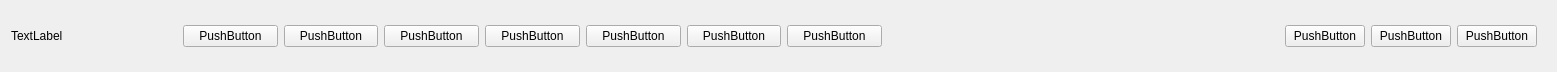
<?xml version="1.0" encoding="UTF-8"?>
<ui version="4.0">
 <class>Form</class>
 <widget class="QWidget" name="Form">
  <property name="geometry">
   <rect>
    <x>0</x>
    <y>0</y>
    <width>1557</width>
    <height>72</height>
   </rect>
  </property>
  <property name="windowTitle">
   <string>Form</string>
  </property>
  <property name="autoFillBackground">
   <bool>false</bool>
  </property>
  <layout class="QHBoxLayout" name="horizontalLayout_2" stretch="1,7,1">
   <item>
    <widget class="QLabel" name="label">
     <property name="text">
      <string>TextLabel</string>
     </property>
    </widget>
   </item>
   <item>
    <widget class="QWidget" name="widget_2" native="true">
     <layout class="QHBoxLayout" name="horizontalLayout_3" stretch="1,1,1,1,1,1,1,4">
      <item>
       <widget class="QPushButton" name="pushButton_4">
        <property name="sizePolicy">
         <sizepolicy hsizetype="Expanding" vsizetype="Fixed">
          <horstretch>0</horstretch>
          <verstretch>0</verstretch>
         </sizepolicy>
        </property>
        <property name="text">
         <string>PushButton</string>
        </property>
       </widget>
      </item>
      <item>
       <widget class="QPushButton" name="pushButton_10">
        <property name="text">
         <string>PushButton</string>
        </property>
       </widget>
      </item>
      <item>
       <widget class="QPushButton" name="pushButton_9">
        <property name="text">
         <string>PushButton</string>
        </property>
       </widget>
      </item>
      <item>
       <widget class="QPushButton" name="pushButton_8">
        <property name="text">
         <string>PushButton</string>
        </property>
       </widget>
      </item>
      <item>
       <widget class="QPushButton" name="pushButton_7">
        <property name="text">
         <string>PushButton</string>
        </property>
       </widget>
      </item>
      <item>
       <widget class="QPushButton" name="pushButton_5">
        <property name="text">
         <string>PushButton</string>
        </property>
       </widget>
      </item>
      <item>
       <widget class="QPushButton" name="pushButton_6">
        <property name="text">
         <string>PushButton</string>
        </property>
       </widget>
      </item>
      <item>
       <spacer name="horizontalSpacer">
        <property name="orientation">
         <enum>Qt::Horizontal</enum>
        </property>
        <property name="sizeHint" stdset="0">
         <size>
          <width>40</width>
          <height>20</height>
         </size>
        </property>
       </spacer>
      </item>
     </layout>
    </widget>
   </item>
   <item>
    <widget class="QWidget" name="widget" native="true">
     <layout class="QHBoxLayout" name="horizontalLayout">
      <item>
       <widget class="QPushButton" name="pushButton_3">
        <property name="text">
         <string>PushButton</string>
        </property>
       </widget>
      </item>
      <item>
       <widget class="QPushButton" name="pushButton">
        <property name="text">
         <string>PushButton</string>
        </property>
       </widget>
      </item>
      <item>
       <widget class="QPushButton" name="pushButton_2">
        <property name="text">
         <string>PushButton</string>
        </property>
       </widget>
      </item>
     </layout>
    </widget>
   </item>
  </layout>
 </widget>
 <resources/>
 <connections/>
</ui>
